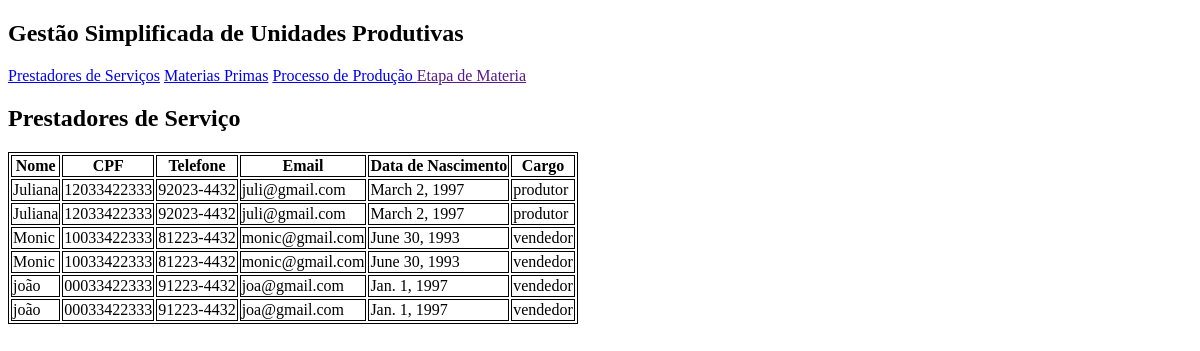
/appprod/prestador/, run on an earlier commit of the app's database.
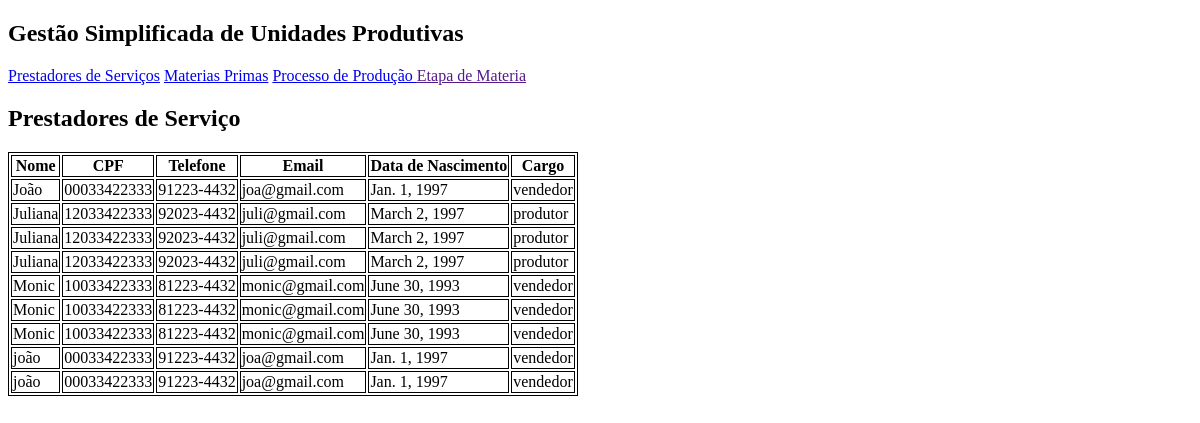
And on a later commit of the database.
### appprod/models.py (models this page shows, shortened)
class Prestador_servico(models.Model):
    nome = models.CharField("Nome", max_length=150)
    telefone = models.CharField("Telefone", max_length=10)
    email = models.EmailField("Email")
    dt_nasc = models.DateField("Data de Nascimento")
    cpf = models.CharField("CPF", max_length=11)
    cargo = models.ForeignKey(Cargo, on_delete=models.PROTECT, verbose_name="Cargo")

class Cargo(models.Model):
    descricao = models.CharField("Descrição do cargo", max_length=150)
    salario = models.FloatField("Salário")
    def __str__(self):
        return self.descricao

### appprod/views.py (the view)
def exibirPrestador(request):
        prestador = Prestador_servico.objects.all().order_by('nome')
        return render(request,'exibirprestador.html', {'prestador':prestador})

### templates/exibirprestador.html
{% extends 'base.html' %}
{% block conteudo %}
<h2>Prestadores de Serviço</h2>
<table>
  <tr>
    <th>Nome</th>
      <th>CPF</th>
      <th>Telefone</th>
      <th>Email</th>
      <th>Data de Nascimento</th>
      <th>Cargo</th>
  </tr>
    {% for p in prestador %}
        <tr>
            <td>{{ p.nome }}</td>
            <td>{{ p.cpf }}</td>
            <td>{{ p.telefone }}</td>
            <td>{{ p.email }}</td>
            <td>{{ p.dt_nasc }}</td>
            <td>{{ p.cargo }}</td>
        </tr>
    {% endfor %}
</table>
{% endblock %}

What changed in the data, as far as the page shows it:
added Prestador_servico: nome "João", cpf "00033422333", telefone "91223-4432", email "joa@gmail.com", dt_nasc "Jan. 1, 1997", cargo "vendedor"
added Prestador_servico: nome "Juliana", cpf "12033422333", telefone "92023-4432", email "juli@gmail.com", dt_nasc "March 2, 1997", cargo "produtor"
added Prestador_servico: nome "Monic", cpf "10033422333", telefone "81223-4432", email "monic@gmail.com", dt_nasc "June 30, 1993", cargo "vendedor"
